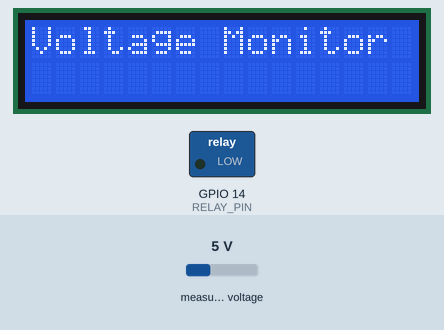
A sketch run on a simulated ESP32. Shown: 16×2 character LCD, switched loads named in the sketch (green lamp = pin HIGH). The inputs (shaded band) are chosen by the test bench; at power-on: measured voltage 5 V. WiFi joins after 1.5 s; servers stay silent unless stated; what the sketch prints to the serial monitor is not drawn.

Above: at 1.9 s.
At 5.0 s:
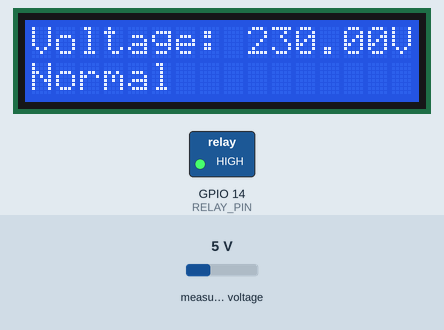
5.1 s: measured voltage set to 0.3 V
At 6.7 s:
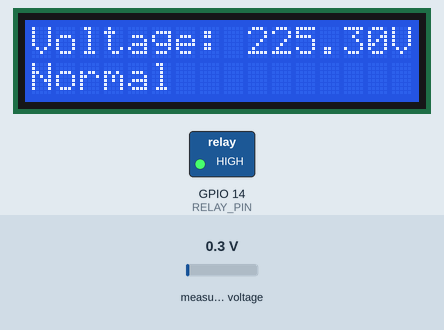
7.6 s: measured voltage set to 3.8 V
At 9.0 s:
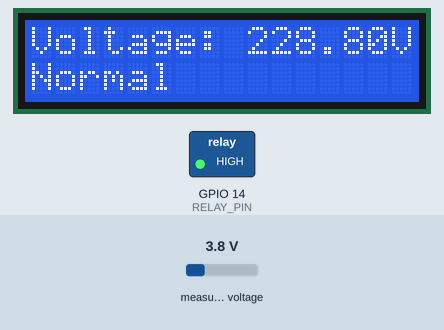
9.8 s: measured voltage set to 7.5 V
At 11.4 s:
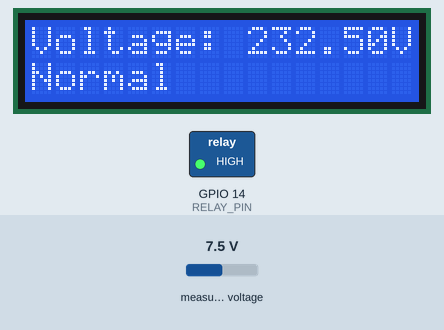
Timing chart, 0 to 12.9 s (numbered marks = the images above; inputs shaded):
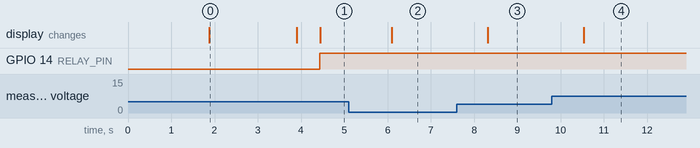

Measured:
- after the input at 5.1 s, the display: changes after 1.0 s (image 2)
- after the input at 7.6 s, the display: changes after 0.72 s (image 3)
- after the input at 9.8 s, the display: changes after 0.74 s (image 4)
- what the display in image 0 shows lasts 2.0 s, from 1.9 s to 3.9 s

The sketch:

ESP32_ZMPT101B_Under_Over_Voltage_protection_system.ino
```cpp
#include <Wire.h>
#include <LiquidCrystal_I2C.h>
#include <ZMPT101B.h>
#include <WiFi.h>
#include <BlynkSimpleEsp32.h>

LiquidCrystal_I2C lcd(0x27, 16, 2);

#define SENSITIVITY 500.0f
#define RELAY_PIN 14


ZMPT101B voltageSensor(34, 50.0);


char auth[] = "svr-hSXJajBDcey6VtZCNmdBaUyKir";
char ssid[] = "Prateek";
char pass[] = "ju12345";


#define VIRTUAL_PIN V0
#define LED_UNDER_VOLTAGE V2
#define LED_OVER_VOLTAGE V1

void setup() {

  Serial.begin(115200);

  Blynk.begin(auth, ssid, pass, "blynk.cloud", 80);
  voltageSensor.setSensitivity(SENSITIVITY);

  lcd.init();
  lcd.backlight();

  pinMode(RELAY_PIN, OUTPUT);
  digitalWrite(RELAY_PIN, LOW);

  lcd.setCursor(0, 0);
  lcd.print("Voltage Monitor");
  delay(2000);
  lcd.clear();
}

void loop() {

  Blynk.run();

  float voltage = voltageSensor.getRmsVoltage();
  Serial.println(voltage);
  Blynk.virtualWrite(VIRTUAL_PIN, voltage);

  delay(500);
  lcd.clear();
  lcd.setCursor(0, 0);
  lcd.print("Voltage: ");
  lcd.print(voltage);
  lcd.print("V");


  if (voltage < 180.0) {
    lcd.setCursor(0, 1);
    lcd.print("Under Voltage ");
    digitalWrite(RELAY_PIN, LOW);
    Blynk.notify("Under Voltage detected!");
    Blynk.virtualWrite(LED_UNDER_VOLTAGE, 255);
    Blynk.virtualWrite(LED_OVER_VOLTAGE, 0);
  } else if (voltage > 242.0) {
    lcd.setCursor(0, 1);
    lcd.print("Over Voltage  ");
    digitalWrite(RELAY_PIN, LOW);
    Blynk.notify("Over Voltage detected!");
    Blynk.virtualWrite(LED_UNDER_VOLTAGE, 0);
    Blynk.virtualWrite(LED_OVER_VOLTAGE, 255);
  } else {
    lcd.setCursor(0, 1);
    lcd.print("Normal         ");
    digitalWrite(RELAY_PIN, HIGH);
    Blynk.virtualWrite(LED_UNDER_VOLTAGE, 0);
    Blynk.virtualWrite(LED_OVER_VOLTAGE, 0);
  }
}
```
